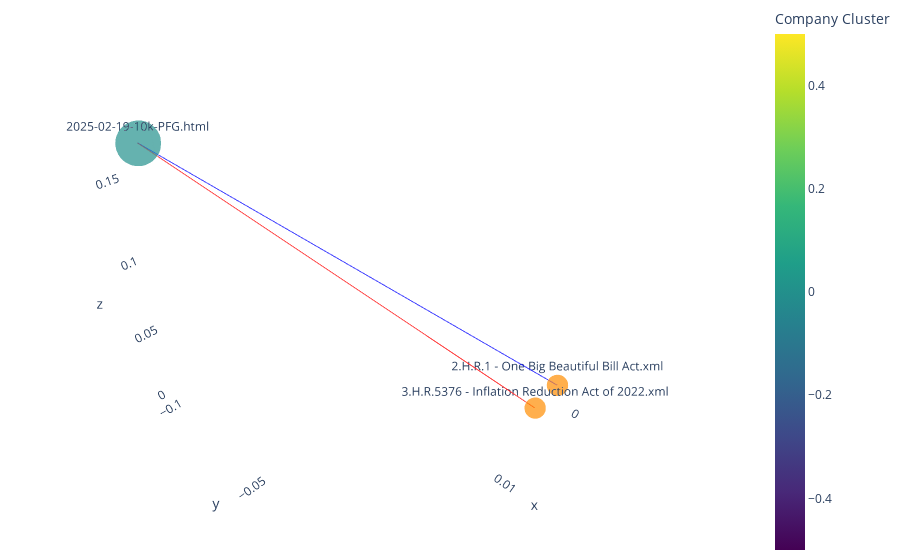

The code cell stored with this chart in its notebook:
### Code cell
# Visualize top 5 closest relations for a single company
visualize_company_focus(
    G,
    "2025-02-19-10k-PFG.html",
    top_k=5,
    output_html="focus_company.html"
)

### Figure 1 — Plotly figure (JSON) as saved in the notebook; plotly's stock layout.template omitted (floating-point values rounded to 4 significant figures)
{"data": [{"hoverinfo": "none", "line": {"color": ["rgba(0,0,255,0.7)", "rgba(0,0,255,0.7)", "rgba(0,0,255,0.7)", "rgba(255,0,0,0.7)", "rgba(255,0,0,0.7)", "rgba(255,0,0,0.7)"], "width": 2}, "mode": "lines", "x": [0.02143, -0.001157, null, 0.02143, 0.002652, null], "y": [-0.1014, -0.004663, null, -0.1014, -0.003568, null], "z": [0.1671, -0.001252, null, 0.1671, 0.0001113, null], "type": "scatter3d"}, {"hoverinfo": "text", "marker": {"color": [0], "colorbar": {"title": {"text": "Company Cluster"}}, "colorscale": [[0.0, "#440154"], [0.1111, "#482878"], [0.2222, "#3e4989"], [0.3333, "#31688e"], [0.4444, "#26828e"], [0.5556, "#1f9e89"], [0.6667, "#35b779"], [0.7778, "#6ece58"], [0.8889, "#b5de2b"], [1.0, "#fde725"]], "showscale": true, "size": [31.97]}, "mode": "markers+text", "text": ["2025-02-19-10k-PFG.html"], "x": [0.02143], "y": [-0.1014], "z": [0.1671], "type": "scatter3d"}, {"hoverinfo": "text", "marker": {"color": "darkorange", "size": [15, 15]}, "mode": "markers+text", "text": ["2.H.R.1 - One Big Beautiful Bill Act.xml", "3.H.R.5376 - Inflation Reduction Act of 2022.xml"], "x": [-0.001157, 0.002652], "y": [-0.004663, -0.003568], "z": [-0.001252, 0.0001113], "type": "scatter3d"}], "layout": {"scene": {"xaxis": {"showbackground": false}, "yaxis": {"showbackground": false}, "zaxis": {"showbackground": false}}, "margin": {"l": 0, "r": 0, "b": 0, "t": 0}, "showlegend": false}}
